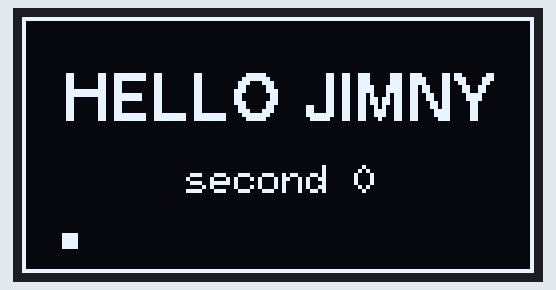
Simulated run of this sketch. Board: Arduino Uno, built with avr-gcc and run on an emulated ATmega328P. On the bench: 128×64 one-colour display. What the sketch prints to the serial monitor is not drawn.

Above: at 0.16 s.
At 5.13 s:
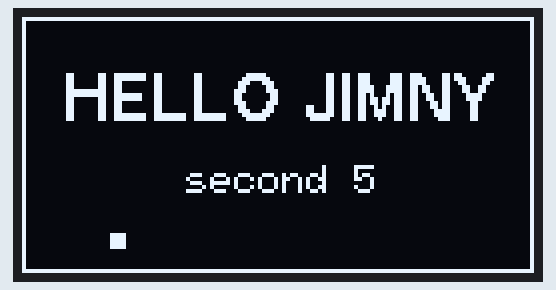
At 10.1 s:
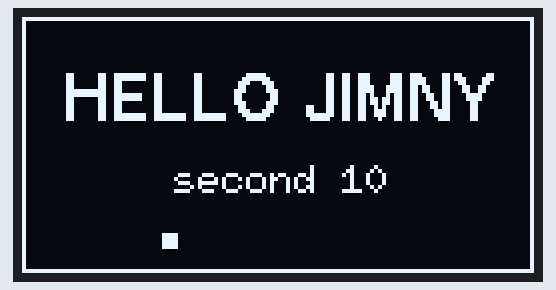
At 20.05 s:
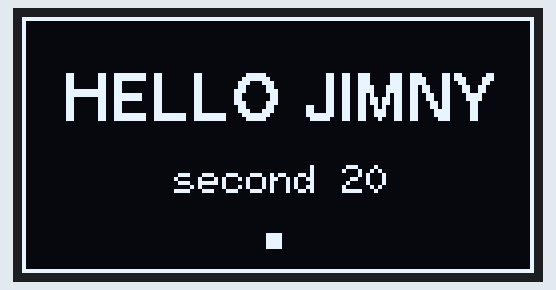
At 29.99 s:
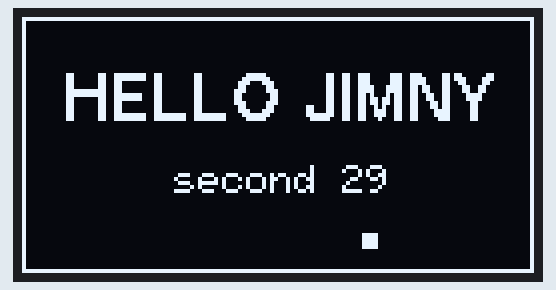
At 39.92 s:
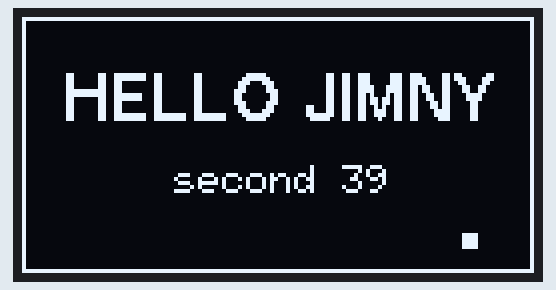

The sketch:

03-display.ino
```cpp
// Test 3: does the OLED display turn on?
// Result: "HELLO JIMNY", a seconds counter, and a small dot moving along the bottom.

#include <U8g2lib.h>
#include <Wire.h>

// 1.3" displays usually use the SH1106 chip.
// If the image is shifted by 2 pixels or there is noise along the edge, try the SSD1306 line (remove the //
// in front of it, then put // in front of the SH1106 line).
U8G2_SH1106_128X64_NONAME_F_HW_I2C u8g2(U8G2_R0, U8X8_PIN_NONE);
// U8G2_SSD1306_128X64_NONAME_F_HW_I2C u8g2(U8G2_R0, U8X8_PIN_NONE);

void setup() {
  Serial.begin(115200);
  u8g2.setBusClock(400000);
  u8g2.begin();
  Serial.println("Display test running. If the display stays dark, check the display wires.");
}

void loop() {
  u8g2.clearBuffer();
  u8g2.drawFrame(0, 0, 128, 64);
  u8g2.setFont(u8g2_font_helvB12_tr);
  u8g2.drawStr(64 - u8g2.getStrWidth("HELLO JIMNY") / 2, 26, "HELLO JIMNY");
  u8g2.setFont(u8g2_font_6x10_tr);
  char s[24];
  snprintf(s, sizeof s, "second %lu", millis() / 1000);
  u8g2.drawStr(64 - u8g2.getStrWidth(s) / 2, 44, s);
  u8g2.drawBox(4 + (millis() / 20) % 118, 54, 4, 4);
  u8g2.sendBuffer();
}
```
